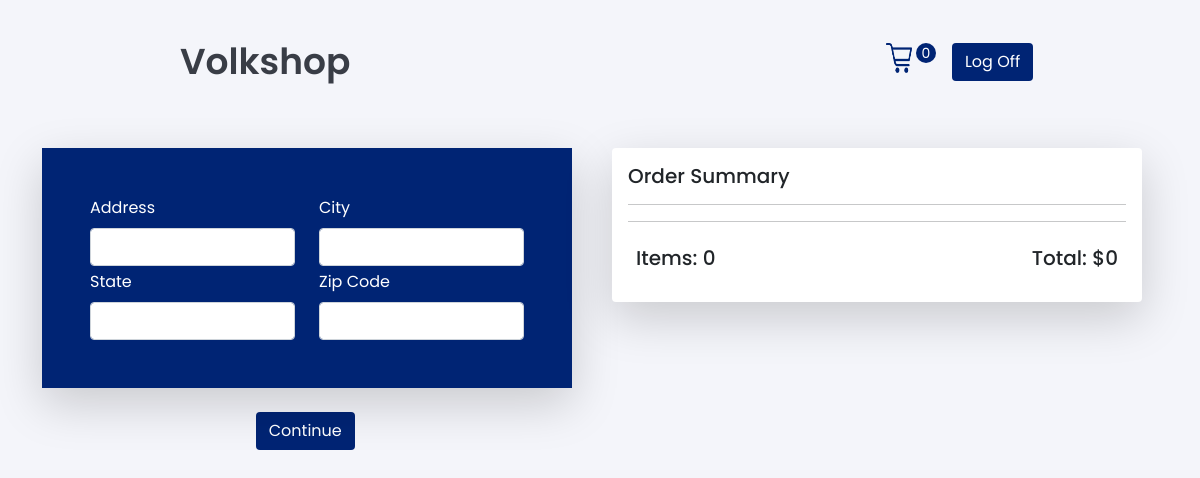
The app's page /checkout/ (signed in), older data.
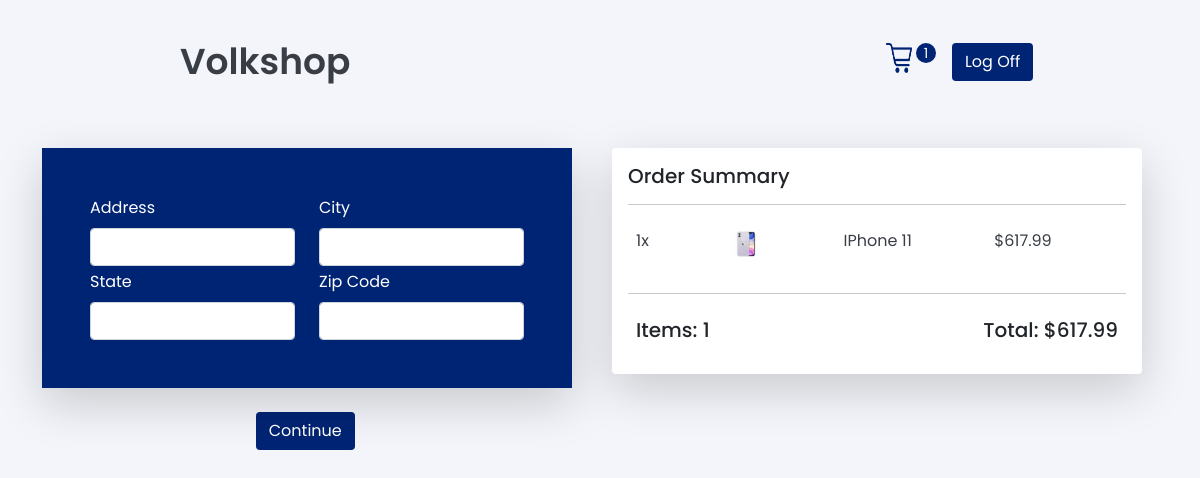
The same page, newer data.
### store/models.py (models this page shows, shortened)
class OrderModel(models.Model):
    customer = models.ForeignKey(CustomerModel,on_delete=models.SET_NULL, null=True, blank=True)
    date_ordered = models.DateTimeField(auto_now_add=True)
    complete = models.BooleanField(default=False)
    transaction_id = models.CharField(max_length=100, null=True)
    @property
    def get_order_total(self):
        orderitems = self.orderitemmodel_set.all()
        total = sum([orderitem.get_total for orderitem in orderitems])
        return total
    @property
    def get_order_quantity(self):
        orderitems = self.orderitemmodel_set.all()
        quantity = sum([orderitem.quantity for orderitem in orderitems])
        return quantity

class OrderItemModel(models.Model):
    product = models.ForeignKey(ProductModel, on_delete=models.SET_NULL, null=True, blank=True)
    order = models.ForeignKey(OrderModel, on_delete=models.SET_NULL, blank=True, null=True)
    quantity = models.IntegerField(default=0, blank=True, null=True)
    date_added = models.DateTimeField(auto_now_add=True)
    @property
    def get_total(self):
        return self.product.price * self.quantity

class ProductModel(models.Model):
    name = models.CharField(max_length=200)
    price = models.DecimalField(max_digits=8, decimal_places=2)
    description = models.CharField(max_length=400, null=True, blank=True)
    image = models.ImageField(null=True, blank=True)
    @property
    def imageURL(self):
        try:
            url = self.image.url
        except:
            url = ""
        return url

### store/views.py (the view, shortened to what this page needs)
# urls.py: path('checkout/', views.checkout, name="checkout"),
def checkout(request):
    cart = get_cart(request)
    context = {'items': cart['items'], 'order': cart['order'], 'cart_items': cart['cart_items']}
    return render(request, 'store/checkout.html', context)

### account/models.py (called while the page is built)
    def __str__(self):
        return self.email

### store/utils.py (called while the page is built)
def get_cart(request):
    if request.user.is_authenticated:
        return user_cart(request)
    else:
        return cookie_cart(request)

def user_cart(request):
    customer = request.user.customermodel
    order, created = OrderModel.objects.get_or_create(customer=customer, complete=False)
    items = order.orderitemmodel_set.all()
    cart_items = order.get_order_quantity
    return {'items': items, 'order':order, 'cart_items':cart_items}

### store/templates/store/checkout.html (shortened to what this page needs)
{%extends 'store/main.html'%}
{%load static%}
    {% block content%}
        <div class="row pt-4 justify-content-evenly h-100">
            <div class="col-xs-12 col-md-6">
            <form method="post">
                <div class="row justify-content-center h-100">
                    <div class="col-sm-12">
                        <div class="card shadow-lg ">
                            <div class="card-body blue p-5">
                                <div class="row">
                                        <div class="col">
                                            <label class="mb-2" for="address">Address</label>
                                            <input id="address" type="text" class="form-control" name="address" value="" required autofocus>
                                        </div>
                                        <div class="col">
                                            <label class="mb-2" for="city">City</label>
                                            <input id="city" type="text" class="form-control" name="city" value="" required autofocus>
                                        </div>
                                </div>
                                <div class="row pt-1">
                                        <div class="col">
                                            <label class="mb-2" for="address">State</label>
                                            <input id="state" type="text" class="form-control" name="state" value="" required autofocus>
                                        </div>
                                        <div class="col">
                                            <label class="mb-2" for="name">Zip Code</label>
                                            <input id="zipcode" type="text" class="form-control" name="zipcode" value="" required autofocus>
                                        </div>
                                </div>
                            </div>
                        </div>
                    </div>
                    <div class="col-sm-3 pt-4">
                        <input id="form-button" class="btn blue-btn" type="submit" value="Continue">
                    </div>
                </div>
            </form>
            </div>
            <div class="col-xs-12 col-md-6">
                <div class="card shadow-lg">
                    <div class="card-body">
                        <h5>Order Summary</h5>
                        <hr>
                        {%for item in items%}
                        <div class="d-flex justify-content-between">
                            <div class="p-2 flex-fill">
                                <span>{{item.quantity}}x</span>
                            </div>
                            <div class="p-2 flex-fill"><img src="{{item.product.imageURL}}" class="xs-image"></div>
                            <div class="p-2 flex-fill"><p>{{item.product.name}}</p></div>
                            <div class="p-2 flex-fill"><p>${{item.product.price}}</p></div>
                        </div>
                        {%endfor%}
                        <hr>
                        <div class="d-flex justify-content-between">
                            <h5 class="p-2">Items: {{order.get_order_quantity}}</h5>
                            <h5 class="p-2">Total: ${{order.get_order_total}}</h5>
                        </div>
                    </div>
                </div>
            </div>
        </div>
    {%endblock content %}

Row changes from the older to the newer data that the page shows:
added OrderItemModel: quantity "1", product.imageURL (picture), product.name "IPhone 11", product.price "617.99"
computed for OrderModel: get_order_quantity "0" → "1"; get_order_total "0" → "617.99"
Text that changed along with them:
{{ cart_items }}: "0" → "1"
